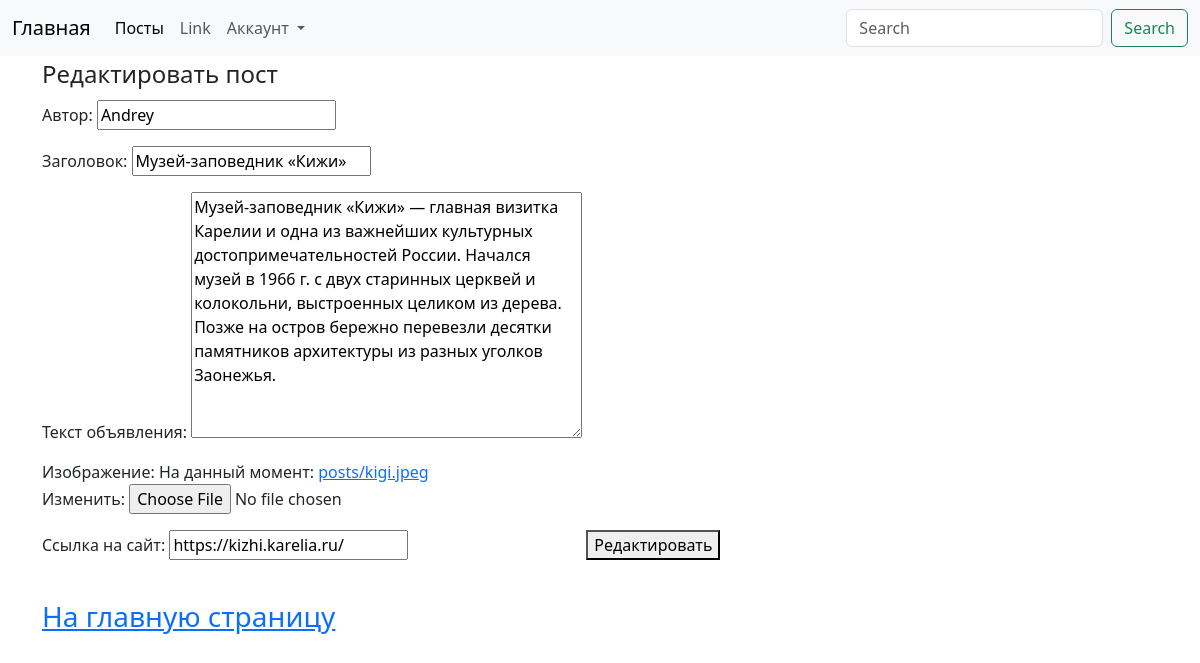
Screenshot of /board/posts/2/edit/ with the database file from the repository.
### board/models.py (models this page shows, shortened)
class Post(models.Model):
    author = models.CharField(max_length=50, verbose_name='Автор')
    title = models.CharField(max_length=200, verbose_name='Заголовок')
    text = models.TextField(max_length=500, verbose_name='Текст объявления')
    created_at = models.DateTimeField(default=timezone.now, verbose_name='Опубликовано',
                                      editable=False)  # Параметр 'editable' отключает возможность для редактирования
    url_adders = models.CharField(max_length=150, verbose_name='Ссылка на сайт')
    image = models.ImageField(upload_to='posts/', null=True, verbose_name='Изображение')
    class Meta:  # Настроечный класс
        verbose_name = 'Объявление'
        verbose_name_plural = 'Объявления'

### board/views.py (the view)
# urls.py: path('posts/<int:pk>/edit/', post_edit, name='post_edit'),
def post_edit(request, pk):
    post = get_object_or_404(Post, pk=pk)  # получить объект по ключу
    if request.method == 'POST':
        form = PostForm(data=request.POST, instance=post)
        if form.is_valid():
            form.save()
            return post_list(request)
    else:
        form = PostForm(instance=post)
    context = {
        'form': form,
        'title': 'Редактировать пост'
    }
    return render(request, template_name='board/post_edit.html', context=context)

### board/forms.py
class PostForm(forms.ModelForm):
    class Meta:
        model = Post
        fields = ['author', 'title', 'text', 'image', 'url_adders']  # так правильнее всего
    def __init__(self, *args, **kwargs):
        super(PostForm, self).__init__(*args, **kwargs)
        self.fields['author'].widget.attrs['placeholder'] = 'Укажите автора'
        self.fields['title'].widget.attrs['placeholder'] = 'Укажите заголовок'
        self.fields['text'].widget.attrs['placeholder'] = 'Текст объявления'
        self.fields['image'].widget.attrs['placeholder'] = 'Фотография'
        self.fields['url_adders'].widget.attrs['placeholder'] = 'Укажите email'

### board/templates/board/post_edit.html (shortened to what this page needs)
{% extends 'board/base.html' %}
{% block content %}
<div class="container">
    <form action="" method="post">
        <legend>{{title}}</legend>
        <label>{{ form.as_p }}</label>
        <label>
            <button type="submit">Редактировать</button>
        </label>
    </form>
    <br>
    <a href="{% url 'board:index'%}"><h3>На главную страницу</h3></a>
</div>
    {% endblock content %}

### rows the page displays
Post: author "Andrey", title "Музей-заповедник «Кижи»", text "Музей-заповедник «Кижи» — главная визитка Карелии и одна из важнейших культурных достопримечательностей России. Начался музей в 1966 г. с двух старинных церквей и колокольни, выстроенных целиком из дерева. Позже на остров бережно перевезли десятки памятников архитектуры из разных уголков Заонежья.", url_adders "https://kizhi.karelia.ru/"

### other values shown
{{ title }} "Редактировать пост"
